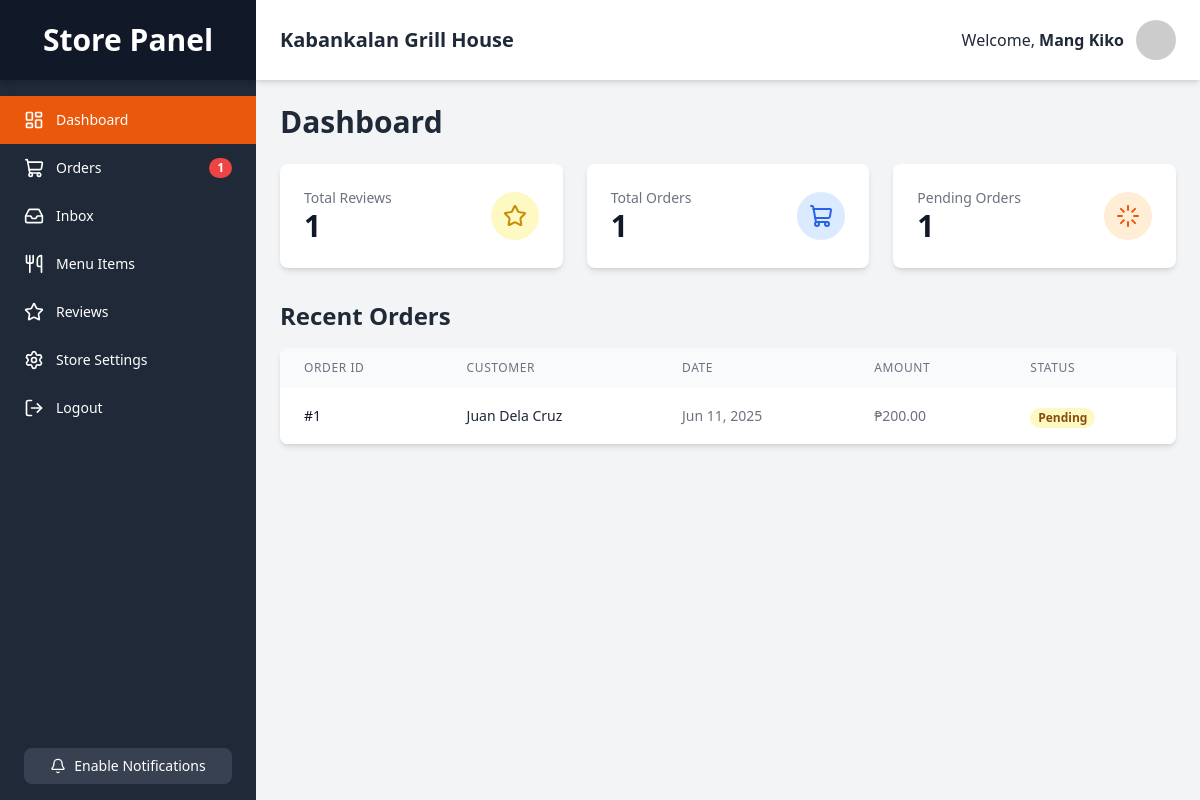
The page /store/index.php (signed in) on the database its author committed.
### tables this page shows
CREATE TABLE `orders` (
  `id` INT NOT NULL AUTO_INCREMENT,
  `group_order_id` VARCHAR(255) NULL DEFAULT NULL,
  `customer_id` INT NOT NULL,
  `restaurant_id` INT NOT NULL,
  `rider_id` INT DEFAULT NULL,  
  `delivery_address` VARCHAR(255) NOT NULL,
  `total_amount` DECIMAL(10, 2) NOT NULL,
  `status` ENUM('pending', 'preparing', 'out_for_delivery', 'delivered', 'cancelled') NOT NULL DEFAULT 'pending',
  `status_viewed_by_customer` BOOLEAN NOT NULL DEFAULT TRUE,
  `payment_method` VARCHAR(50) NOT NULL DEFAULT 'cod',
  `delivery_notes` TEXT DEFAULT NULL,
  `order_date` TIMESTAMP NOT NULL DEFAULT CURRENT_TIMESTAMP,
  PRIMARY KEY (`id`),
  FOREIGN KEY (`customer_id`) REFERENCES `users`(`id`) ON DELETE CASCADE,
  FOREIGN KEY (`restaurant_id`) REFERENCES `restaurants`(`id`) ON DELETE CASCADE,
  FOREIGN KEY (`rider_id`) REFERENCES `users`(`id`) ON DELETE SET NULL
);

CREATE TABLE `users` (
  `id` INT NOT NULL AUTO_INCREMENT,
  `full_name` VARCHAR(255) NOT NULL,
  `email` VARCHAR(255) NOT NULL,
  `phone_number` VARCHAR(25) NULL DEFAULT NULL,
  `complete_address` TEXT NULL DEFAULT NULL,
  `password` VARCHAR(255) NOT NULL,
  `role` ENUM('customer', 'rider', 'store') NOT NULL,
  `address` VARCHAR(255) DEFAULT NULL,
  `city` VARCHAR(255) DEFAULT NULL,
  `latitude` DECIMAL(10, 8) DEFAULT NULL,
  `longitude` DECIMAL(11, 8) DEFAULT NULL,
  `show_activities` BOOLEAN NOT NULL DEFAULT FALSE,
  `account_type` VARCHAR(50) NOT NULL DEFAULT 'free',
  `created_at` TIMESTAMP NOT NULL DEFAULT CURRENT_TIMESTAMP,
  PRIMARY KEY (`id`),
  UNIQUE INDEX `email_UNIQUE` (`email`)
);

### store/index.php (the view, shortened to what this page needs)
<?php
$link = mysqli_connect(DB_HOST, DB_USER, DB_PASS, DB_NAME);
$store_owner_id = $_SESSION['id'];
$restaurant_id = null;
$sql_resto_info = "SELECT id, name FROM restaurants WHERE user_id = ? LIMIT 1";
if($stmt_resto = mysqli_prepare($link, $sql_resto_info)){
    mysqli_stmt_bind_param($stmt_resto, "i", $store_owner_id);
    mysqli_stmt_execute($stmt_resto);
    mysqli_stmt_bind_result($stmt_resto, $r_id, $r_name);
    if(mysqli_stmt_fetch($stmt_resto)){
        $restaurant_id = $r_id;
    }
}
$stats = ['total_reviews' => 0, 'total_orders' => 0, 'pending_orders' => 0];
$recent_orders = [];
if ($restaurant_id) {
    $sql_order_stats = "
        SELECT
            COUNT(id) as total_orders,
            SUM(CASE WHEN status = 'pending' THEN 1 ELSE 0 END) as pending_orders
        FROM orders
        WHERE restaurant_id = ?";
    if($stmt_order_stats = mysqli_prepare($link, $sql_order_stats)) {
        mysqli_stmt_bind_param($stmt_order_stats, "i", $restaurant_id);
        mysqli_stmt_execute($stmt_order_stats);
        $result = mysqli_stmt_get_result($stmt_order_stats);
        $order_stats = mysqli_fetch_assoc($result);
        if ($order_stats) {
            $stats['total_orders'] = $order_stats['total_orders'];
            $stats['pending_orders'] = $order_stats['pending_orders'];
        }
    }
    $sql_review_stats = "SELECT COUNT(id) as total_reviews FROM reviews WHERE restaurant_id = ?";
    if($stmt_review_stats = mysqli_prepare($link, $sql_review_stats)){
        mysqli_stmt_bind_param($stmt_review_stats, "i", $restaurant_id);
        mysqli_stmt_execute($stmt_review_stats);
        $result = mysqli_stmt_get_result($stmt_review_stats);
        $review_stats = mysqli_fetch_assoc($result);
        if ($review_stats) {
            $stats['total_reviews'] = $review_stats['total_reviews'];
        }
    }
    $sql_orders = "
        SELECT o.id, o.order_date, o.total_amount, o.status, u.full_name as customer_name
        FROM orders o
        JOIN users u ON o.customer_id = u.id
        WHERE o.restaurant_id = ?
        ORDER BY o.order_date DESC
        LIMIT 5";
    if($stmt_orders = mysqli_prepare($link, $sql_orders)) {
        mysqli_stmt_bind_param($stmt_orders, "i", $restaurant_id);
        mysqli_stmt_execute($stmt_orders);
        $recent_orders = mysqli_fetch_all(mysqli_stmt_get_result($stmt_orders), MYSQLI_ASSOC);
    }
}
?>
<!DOCTYPE html>
<html lang="en">
<head>
    <script src="https://cdn.tailwindcss.com"></script>
    <link rel="stylesheet" href="../style.css">
</head>
<body class="bg-gray-100 font-sans">
    <div class="flex h-screen bg-gray-100">
        <?php require_once 'partials/sidebar.php'; ?>
        <div class="flex flex-col flex-1 overflow-y-auto">
            <?php require_once 'partials/header.php'; ?>
            <div class="p-4 md:p-6">
                <h1 class="text-3xl font-bold text-gray-800 mb-6">Dashboard</h1>
                <div class="grid grid-cols-1 md:grid-cols-2 lg:grid-cols-3 gap-6 mb-8">
                    <div class="bg-white p-6 rounded-lg shadow-md flex items-center justify-between">
                        <div>
                            <p class="text-sm font-medium text-gray-500">Total Reviews</p>
                            <p class="text-3xl font-bold text-gray-900"><?php echo number_format($stats['total_reviews'] ?? 0); ?></p>
                        </div>
                        <div class="bg-yellow-100 text-yellow-600 p-3 rounded-full"><i data-lucide="star" class="w-6 h-6"></i></div>
                    </div>
                    <div class="bg-white p-6 rounded-lg shadow-md flex items-center justify-between">
                        <div>
                            <p class="text-sm font-medium text-gray-500">Total Orders</p>
                            <p class="text-3xl font-bold text-gray-900"><?php echo number_format($stats['total_orders'] ?? 0); ?></p>
                        </div>
                        <div class="bg-blue-100 text-blue-600 p-3 rounded-full"><i data-lucide="shopping-cart" class="w-6 h-6"></i></div>
                    </div>
                    <div class="bg-white p-6 rounded-lg shadow-md flex items-center justify-between">
                        <div>
                            <p class="text-sm font-medium text-gray-500">Pending Orders</p>
                            <p class="text-3xl font-bold text-gray-900"><?php echo number_format($stats['pending_orders'] ?? 0); ?></p>
                        </div>
                        <div class="bg-orange-100 text-orange-600 p-3 rounded-full"><i data-lucide="loader" class="w-6 h-6"></i></div>
                    </div>
                </div>
                <div>
                    <h2 class="text-2xl font-bold text-gray-800 mb-4">Recent Orders</h2>
                    <div class="bg-white rounded-lg shadow-md overflow-x-auto">
                        <table class="min-w-full">
                            <thead class="bg-gray-50">
                                <tr>
                                    <th class="px-6 py-3 text-left text-xs font-medium text-gray-500 uppercase tracking-wider">Order ID</th>
                                    <th class="px-6 py-3 text-left text-xs font-medium text-gray-500 uppercase tracking-wider">Customer</th>
                                    <th class="px-6 py-3 text-left text-xs font-medium text-gray-500 uppercase tracking-wider">Date</th>
                                    <th class="px-6 py-3 text-left text-xs font-medium text-gray-500 uppercase tracking-wider">Amount</th>
                                    <th class="px-6 py-3 text-left text-xs font-medium text-gray-500 uppercase tracking-wider">Status</th>
                                </tr>
                            </thead>
                            <tbody class="bg-white divide-y divide-gray-200">
                                <?php if (!empty($recent_orders)): foreach($recent_orders as $order): ?>
                                <tr>
                                    <td class="px-6 py-4 whitespace-nowrap text-sm font-medium text-gray-900">#<?php echo $order['id']; ?></td>
                                    <td class="px-6 py-4 whitespace-nowrap text-sm text-gray-800"><?php echo htmlspecialchars($order['customer_name']); ?></td>
                                    <td class="px-6 py-4 whitespace-nowrap text-sm text-gray-500"><?php echo date("M d, Y", strtotime($order['order_date'])); ?></td>
                                    <td class="px-6 py-4 whitespace-nowrap text-sm text-gray-500">₱<?php echo number_format($order['total_amount'], 2); ?></td>
                                    <td class="px-6 py-4 whitespace-nowrap"><span class="px-2 inline-flex text-xs leading-5 font-semibold rounded-full <?php
                                        switch($order['status']) {
                                            default: echo 'bg-yellow-100 text-yellow-800';
                                        }
                                    ?>"><?php echo htmlspecialchars(ucfirst(str_replace('_', ' ', $order['status']))); ?></span></td>
                                </tr>
                                <?php endforeach; else: ?>
                                <tr><td colspan="5" class="text-center py-10 text-gray-500">No recent orders found.</td></tr>
                                <?php endif; ?>
                            </tbody>
                        </table>
                    </div>
                </div>
            </div>
        </div>
    </div>
</body>
</html>

### style.css (style rules this page uses)
body { font-family: 'Inter', sans-serif; }

### rows shown on the page
orders: id "1", customer.full_name "Juan Dela Cruz", order_date "Jun 11, 2025", total_amount "200.00", status "Pending"

### other values the page prints
$new_order_count "1"
$store_name "Kabankalan Grill House"
$_SESSION["name"] "Mang Kiko"
$stats['total_reviews'] "1"
$stats['total_orders'] "1"
$stats['pending_orders'] "1"
